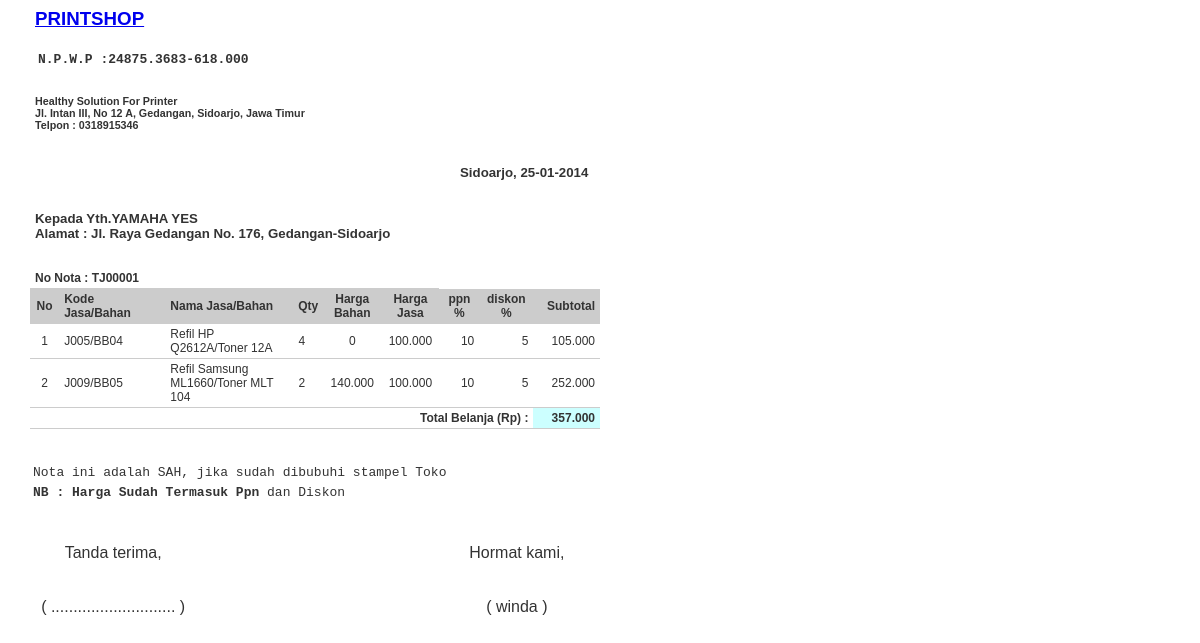
Page /nota_jasa.php?noNota=TJ00001 on the committed database.
### tables this page shows
CREATE TABLE `transaksi` (
  `no_transaksi` char(7) NOT NULL,
  `tgl_transaksi` date NOT NULL,
  `kd_pelanggan` char(4) NOT NULL,
  `catatan` varchar(50) NOT NULL,
  `userid` varchar(20) NOT NULL,
  PRIMARY KEY (`no_transaksi`)
);

CREATE TABLE `pelanggan` (
  `kd_pelanggan` char(4) NOT NULL,
  `nm_pelanggan` varchar(50) NOT NULL,
  `alamat` varchar(50) NOT NULL,
  `telepon` varchar(20) NOT NULL,
  `kode_pos` varchar(20) NOT NULL,
  PRIMARY KEY (`kd_pelanggan`)
);

CREATE TABLE `jasa_item` (
  `no_transaksi` char(7) NOT NULL,
  `kd_jasa` varchar(4) NOT NULL,
  `kd_bahan` varchar(50) NOT NULL,
  `harga_jasa` int(10) NOT NULL,
  `jml_bahan` int(100) NOT NULL
);

CREATE TABLE `jasa` (
  `kd_jasa` char(4) NOT NULL,
  `nama_jasa` varchar(50) DEFAULT NULL,
  `harga_jasa` int(10) NOT NULL,
  `kd_bahan` char(4) NOT NULL,
  `diskon` float(3,0) NOT NULL,
  `ppn` float(3,0) NOT NULL,
  `kd_kategori` char(3) DEFAULT NULL,
  `keterangan` varchar(50) DEFAULT NULL,
  PRIMARY KEY (`kd_jasa`)
);

CREATE TABLE `bahanbaku` (
  `kd_bahan` char(4) NOT NULL,
  `nm_bahan` varchar(50) NOT NULL,
  `harga_bahan` int(10) DEFAULT NULL,
  `keterangan` varchar(50) NOT NULL,
  `jml_bahan` int(100) NOT NULL,
  PRIMARY KEY (`kd_bahan`)
);

CREATE TABLE `user_login` (
  `id` int(4) NOT NULL AUTO_INCREMENT,
  `userid` char(20) NOT NULL,
  `password` varchar(50) NOT NULL,
  `nama` varchar(50) NOT NULL,
  `level` enum('Kasir','Admin') NOT NULL DEFAULT 'Kasir',
  PRIMARY KEY (`id`)
);

### library/inc.library.php (called while the page is built, shortened)
<?php
function IndonesiaTgl($tanggal){
	$tgl=substr($tanggal,8,2);
	$bln=substr($tanggal,5,2);
	$thn=substr($tanggal,0,4);
	$awal="$tgl-$bln-$thn";
	return $awal;
}
function format_angka($angka) {
	$hasil =  number_format($angka,0, ",",".");
	return $hasil;
}
?>

### nota_jasa.php (the view, shortened to what this page needs)
<?php
include_once "library/inc.connection.php";
include_once "library/inc.library.php";
$kodeTransaksi = $_GET['noNota'];
$jasaSql = " SELECT transaksi.*, user_login.nama
			 FROM transaksi, user_login
			 WHERE transaksi.userid=user_login.userid AND no_transaksi='$kodeTransaksi'";
$jasaQry = mysql_query($jasaSql, $koneksidb)  or die ("Query transaksi salah : ".mysql_error());
$jasaRow = mysql_fetch_array($jasaQry);
$sPELANGGAN = "SELECT nm_pelanggan, alamat FROM pelanggan where kd_pelanggan='$jasaRow[kd_pelanggan]'";
$qPELANGGAN = mysql_query($sPELANGGAN, $koneksidb)  or die ("Query transaksi salah : ".mysql_error());
$rPELANGGAN	= mysql_fetch_array($qPELANGGAN);
?>
<html>
<head>
<link href="styles/style.css" rel="stylesheet" type="text/css">
</head>
<body>
<table width="568" border="0" cellspacing="1" cellpadding="4" class="table-print">
  <tr>
    <td width="416" height="104"><h3><a href="index.php?page=Transaksi-Jasa">PRINTSHOP</a></h3>
      <table width="100%" border="0" cellspacing="1" cellpadding="2">
        <tr>
          <th scope="col"><div align="left">
            <pre>N.P.W.P :24875.3683-618.000</pre>
          </div></th>
        </tr>
      </table>
      <h6>Healthy Solution For Printer
        <br>
      	Jl. Intan III, No 12 A, Gedangan, Sidoarjo, Jawa Timur <br>
    Telpon : 0318915346 </h6></td>
    <td width="133"><p>&nbsp;</p></td>
  </tr>
  <tr>
    <td>&nbsp;</td>
    <td valign="top"><h5><strong>Sidoarjo, </strong><strong><?php echo IndonesiaTgl($jasaRow['tgl_transaksi']); ?></strong></h5></td>
  </tr>
  <tr>
    <td height="27"><h5><strong>Kepada Yth.</strong><?php echo $rPELANGGAN['nm_pelanggan']; ?><br>
    <strong>Alamat :</strong> <?php echo $rPELANGGAN['alamat']; ?></h5></td>
    <td valign="top">&nbsp;</td>
  </tr>
</table>
<table class="table-list" width="570" border="0" cellspacing="1" cellpadding="2">
  <tr>
    <td colspan="6"><strong>No Nota : <?php echo $jasaRow['no_transaksi']; ?></strong></td>
  </tr>
  <tr>
    <td width="38" align="center" bgcolor="#CCCCCC"><b>No</b></td>
    <td width="274" bgcolor="#CCCCCC"><b>Kode Jasa/Bahan</b></td>
    <td width="274" bgcolor="#CCCCCC"><b>Nama Jasa/Bahan</b></td>
    <td width="108" align="right" bgcolor="#CCCCCC"><strong>Qty</strong></td>
    <td width="77" align="center" bgcolor="#CCCCCC"><b>Harga Bahan</b></td>
    <td width="77" align="center" bgcolor="#CCCCCC"><b>Harga Jasa</b></td>
    <td width="77" align="center" bgcolor="#CCCCCC"><b>ppn %</b></td>
    <td width="77" align="center" bgcolor="#CCCCCC"><b>diskon %</b></td>
    <td width="108" align="right" bgcolor="#CCCCCC"><b>Subtotal</b></td>
  </tr>
	<?php
		$notaSql = "SELECT
						j.ppn,
						j.diskon,
						j.kd_jasa,
						j.nama_jasa,
						j.harga_jasa,
						b.kd_bahan,
						b.harga_bahan,
						b.nm_bahan,
						ji.jml_bahan
					FROM
						jasa j,
						jasa_item ji,
						bahanbaku b
					WHERE
						j.kd_jasa = ji.kd_jasa
					AND ji.no_transaksi = '".$kodeTransaksi."'
					AND b.kd_bahan = j.kd_bahan
					ORDER BY
						j.kd_jasa ASC";
		$notaQry = mysql_query($notaSql, $koneksidb)  or die ("Query list jasa salah : ".mysql_error());
		$nomor  = 0;  $totalBelanja = 0;
		while ($notaRow = mysql_fetch_array($notaQry)) {
			$nomor++;
			$harga_kotor	= ($notaRow['jml_bahan'] * $notaRow['harga_bahan'])+$notaRow['harga_jasa'];
			$ppn_angka		= $notaRow['ppn'] * $harga_kotor /100 ;
			$diskon_angka	= $notaRow['diskon'] * $harga_kotor / 100;
			$sub_total		= $harga_kotor + $ppn_angka - $diskon_angka;
			$totalBelanja = $totalBelanja + $sub_total;
	?>
  <tr>
    <td align="center"><?php echo $nomor; ?></td>
    <td><?php echo $notaRow['kd_jasa']."/".$notaRow['kd_bahan']; ?></td>
    <td><?php echo $notaRow['nama_jasa']."/".$notaRow['nm_bahan']; ?></td>
    <td align="center"><?php echo $notaRow['jml_bahan']; ?></td>
    <td align="center"><?php echo format_angka($notaRow['jml_bahan'] * $notaRow['harga_bahan']); ?></td>
    <td align="center"><?php echo format_angka($notaRow['harga_jasa']); ?></td>
    <td align="right"><?php echo $notaRow['ppn']; ?></td>
    <td align="right"><?php echo $notaRow['diskon']; ?></td>
    <td align="right"><?php echo format_angka($sub_total); ?></td>
  </tr>
  <?php } ?>
  <tr>
    <td colspan="8" align="right"><b> Total Belanja (Rp) : </b></td>
    <td align="right" bgcolor="#CCFFFF"><b><?php echo format_angka($totalBelanja); ?></b></td>
  </tr>
</table>
<table width="55%" border="0" cellspacing="1" cellpadding="2">
  <tr>
    <th scope="col">&nbsp;</th>
  </tr>
  <tr>
    <td><pre>Nota ini adalah SAH, jika sudah dibubuhi stampel Toko</pre></td>
  </tr>
  <tr>
    <td><pre><strong>NB : Harga Sudah Termasuk Ppn</strong> dan Diskon</pre></td>
  </tr>
</table>
<p>&nbsp;</p>
<table class="table-print" width="570" border="0" cellspacing="1" cellpadding="2">
  <tr>
    <td width="140" align="center">Tanda terima,<br /><br /><br />
    ( ............................ ) </td>
    <td width="204">&nbsp;</td>
    <td width="140" align="center">Hormat kami,<br /><br /><br />
	(  <?php echo $jasaRow['nama']; ?> ) </td>
  </tr>
</table>
</body>

### styles/style.css (style rules this page uses)
body { margin:0px auto 0px; padding:3px; font-family:"Arial"; font-size:12px; color:#333; width:95%; background-position:top; background-color:#fff; }
.table-list { clear: both; text-align: left; border-collapse: collapse; margin: 0px 0px 10px 0px; background:#fff; }
.table-list td { color: #333; font-size:12px; border-color: #fff; border-collapse: collapse; vertical-align: center; padding: 3px 5px; border-bottom:1px #CCCCCC solid; }

### rows in the picture
transaksi: tgl_transaksi "25-01-2014", no_transaksi "TJ00001", user_login.nama "winda"
pelanggan: nm_pelanggan "YAMAHA YES", alamat "Jl. Raya Gedangan No. 176, Gedangan-Sidoarjo"
jasa_item: kd_jasa.kd_jasa "J005", kd_bahan.kd_bahan "BB04", kd_jasa.nama_jasa "Refil HP Q2612A", kd_bahan.nm_bahan "Toner 12A", jml_bahan "4", kd_bahan.harga_bahan "0", kd_jasa.harga_jasa "100.000", kd_jasa.ppn "10", kd_jasa.diskon "5", jml_bahan.diskon "105.000"
jasa_item: kd_jasa.kd_jasa "J009", kd_bahan.kd_bahan "BB05", kd_jasa.nama_jasa "Refil Samsung ML1660", kd_bahan.nm_bahan "Toner MLT 104", jml_bahan "2", jml_bahan.harga_bahan "140.000", kd_jasa.harga_jasa "100.000", kd_jasa.ppn "10", kd_jasa.diskon "5", jml_bahan.diskon "252.000"

### other values in the picture
format_angka($totalBelanja) "357.000"
